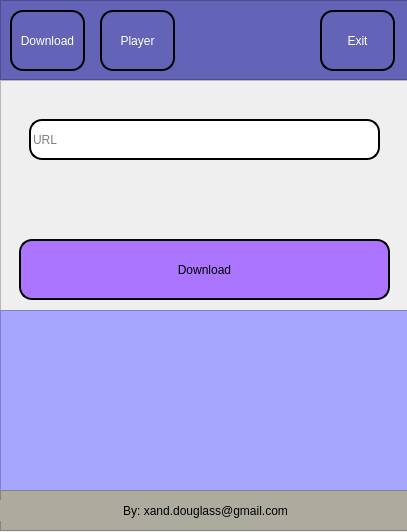
<?xml version="1.0" encoding="UTF-8"?>
<ui version="4.0">
 <class>MainWindow</class>
 <widget class="QMainWindow" name="MainWindow">
  <property name="geometry">
   <rect>
    <x>0</x>
    <y>0</y>
    <width>407</width>
    <height>532</height>
   </rect>
  </property>
  <property name="minimumSize">
   <size>
    <width>407</width>
    <height>532</height>
   </size>
  </property>
  <property name="maximumSize">
   <size>
    <width>407</width>
    <height>532</height>
   </size>
  </property>
  <property name="windowTitle">
   <string>MainWindow</string>
  </property>
  <property name="styleSheet">
   <string notr="true"/>
  </property>
  <widget class="QWidget" name="centralwidget">
   <widget class="QFrame" name="frame">
    <property name="geometry">
     <rect>
      <x>0</x>
      <y>0</y>
      <width>411</width>
      <height>80</height>
     </rect>
    </property>
    <property name="whatsThis">
     <string>&lt;html&gt;&lt;head/&gt;&lt;body&gt;&lt;p&gt;Top Menu&lt;/p&gt;&lt;/body&gt;&lt;/html&gt;</string>
    </property>
    <property name="styleSheet">
     <string notr="true">QFrame{
background: #6363B8;
}</string>
    </property>
    <property name="frameShape">
     <enum>QFrame::StyledPanel</enum>
    </property>
    <property name="frameShadow">
     <enum>QFrame::Raised</enum>
    </property>
    <widget class="QPushButton" name="player_button">
     <property name="geometry">
      <rect>
       <x>100</x>
       <y>10</y>
       <width>75</width>
       <height>61</height>
      </rect>
     </property>
     <property name="styleSheet">
      <string notr="true">QPushButton{
border: 2px solid black;
border-radius: 13px;
color: white
}

QPushButton:Hover{
border: 2px solid white;
border-radius: 13px;
}</string>
     </property>
     <property name="text">
      <string>Player</string>
     </property>
    </widget>
    <widget class="QPushButton" name="download_button">
     <property name="geometry">
      <rect>
       <x>10</x>
       <y>10</y>
       <width>75</width>
       <height>61</height>
      </rect>
     </property>
     <property name="styleSheet">
      <string notr="true">QPushButton{
border: 2px solid black;
border-radius: 13px;
color: white
}

QPushButton:Hover{
border: 2px solid white;
border-radius: 13px;
}</string>
     </property>
     <property name="text">
      <string>Download</string>
     </property>
    </widget>
    <widget class="QPushButton" name="close">
     <property name="geometry">
      <rect>
       <x>320</x>
       <y>10</y>
       <width>75</width>
       <height>61</height>
      </rect>
     </property>
     <property name="styleSheet">
      <string notr="true">QPushButton{
border: 2px solid black;
border-radius: 13px;
color: white
}

QPushButton:Hover{
border: 2px solid white;
border-radius: 13px;
}</string>
     </property>
     <property name="text">
      <string>Exit</string>
     </property>
    </widget>
   </widget>
   <widget class="QFrame" name="img_player">
    <property name="geometry">
     <rect>
      <x>0</x>
      <y>80</y>
      <width>411</width>
      <height>231</height>
     </rect>
    </property>
    <property name="styleSheet">
     <string notr="true"/>
    </property>
    <property name="frameShape">
     <enum>QFrame::StyledPanel</enum>
    </property>
    <property name="frameShadow">
     <enum>QFrame::Raised</enum>
    </property>
    <widget class="QStackedWidget" name="stackedWidget">
     <property name="geometry">
      <rect>
       <x>-1</x>
       <y>-1</y>
       <width>411</width>
       <height>231</height>
      </rect>
     </property>
     <widget class="QWidget" name="download_page">
      <widget class="QLineEdit" name="addURL">
       <property name="geometry">
        <rect>
         <x>30</x>
         <y>40</y>
         <width>351</width>
         <height>41</height>
        </rect>
       </property>
       <property name="styleSheet">
        <string notr="true">QLineEdit{
border: 2px solid black;
border-radius: 13px;
}

QLineEdit:Hover{
border: 2px solid green;
border-radius: 13px;
}
</string>
       </property>
       <property name="placeholderText">
        <string>URL</string>
       </property>
      </widget>
      <widget class="QPushButton" name="download_button_2">
       <property name="geometry">
        <rect>
         <x>20</x>
         <y>160</y>
         <width>371</width>
         <height>61</height>
        </rect>
       </property>
       <property name="styleSheet">
        <string notr="true">QPushButton{
border: 2px solid black;
border-radius: 13px;
color: black;
background: #AC75FF;
}

QPushButton:Hover{
border: 2px solid white;
border-radius: 13px;
}</string>
       </property>
       <property name="text">
        <string>Download</string>
       </property>
      </widget>
     </widget>
     <widget class="QWidget" name="player_page"/>
    </widget>
   </widget>
   <widget class="QFrame" name="frame_2">
    <property name="geometry">
     <rect>
      <x>0</x>
      <y>310</y>
      <width>411</width>
      <height>181</height>
     </rect>
    </property>
    <property name="styleSheet">
     <string notr="true">background: #A6A6FF</string>
    </property>
    <property name="frameShape">
     <enum>QFrame::StyledPanel</enum>
    </property>
    <property name="frameShadow">
     <enum>QFrame::Raised</enum>
    </property>
   </widget>
   <widget class="QFrame" name="frame_3">
    <property name="geometry">
     <rect>
      <x>0</x>
      <y>490</y>
      <width>411</width>
      <height>41</height>
     </rect>
    </property>
    <property name="styleSheet">
     <string notr="true">background: #ADAB9E</string>
    </property>
    <property name="frameShape">
     <enum>QFrame::StyledPanel</enum>
    </property>
    <property name="frameShadow">
     <enum>QFrame::Raised</enum>
    </property>
    <widget class="QLabel" name="label">
     <property name="geometry">
      <rect>
       <x>0</x>
       <y>10</y>
       <width>411</width>
       <height>21</height>
      </rect>
     </property>
     <property name="text">
      <string>By: xand.douglass@gmail.com</string>
     </property>
     <property name="alignment">
      <set>Qt::AlignCenter</set>
     </property>
    </widget>
   </widget>
  </widget>
 </widget>
 <resources/>
 <connections/>
</ui>
